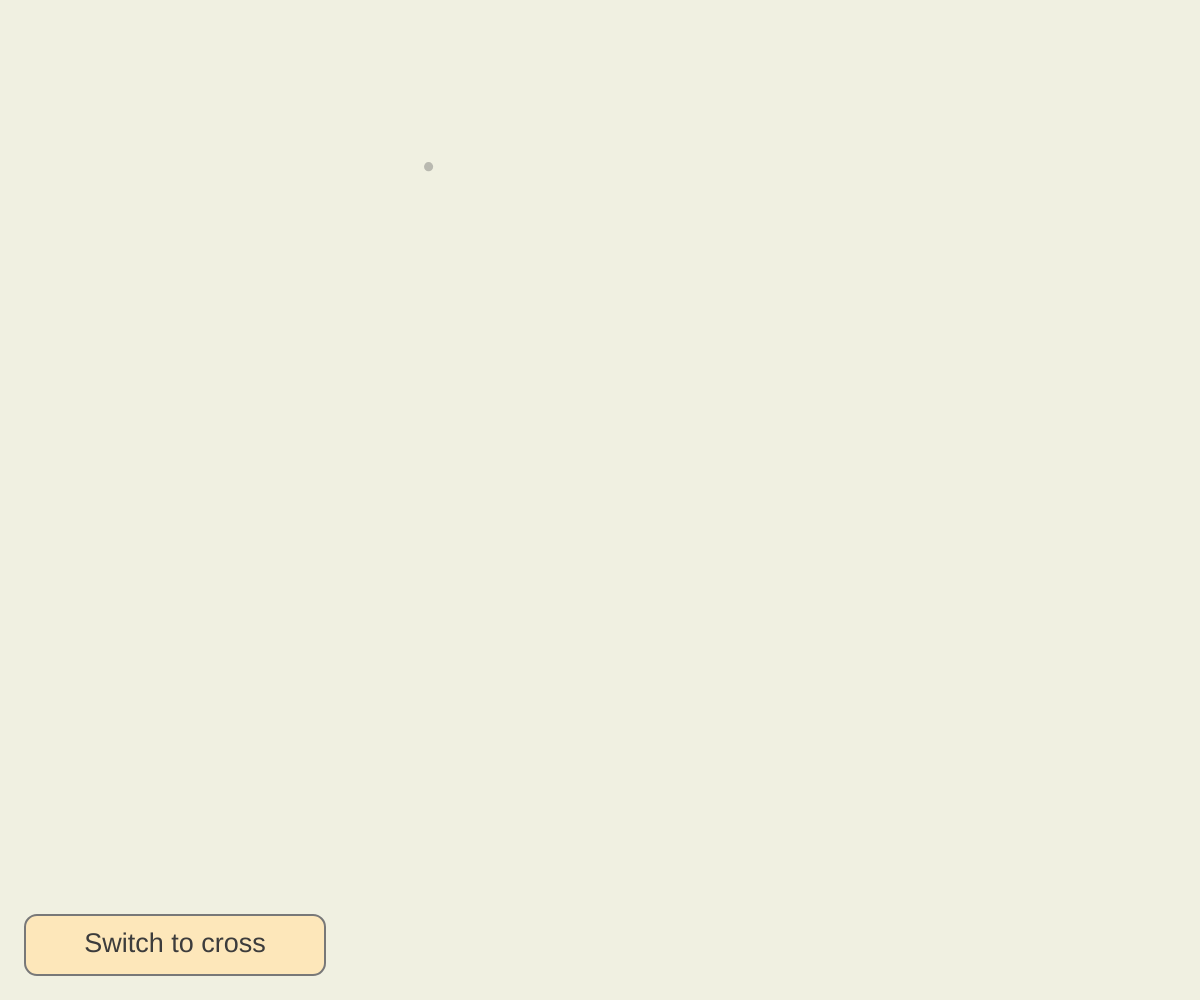
Frame 1 (no input)
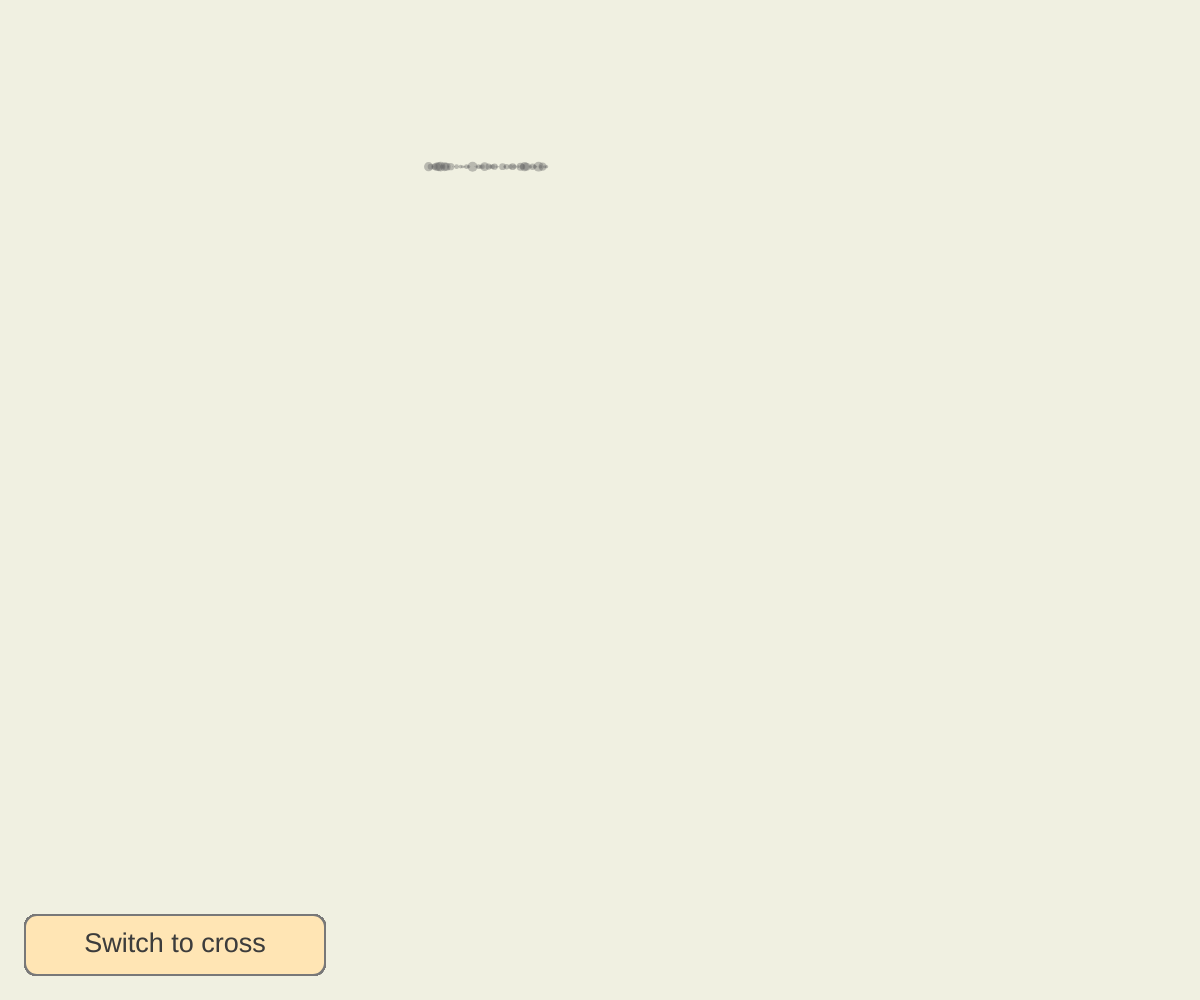
Frame 60 (no input)
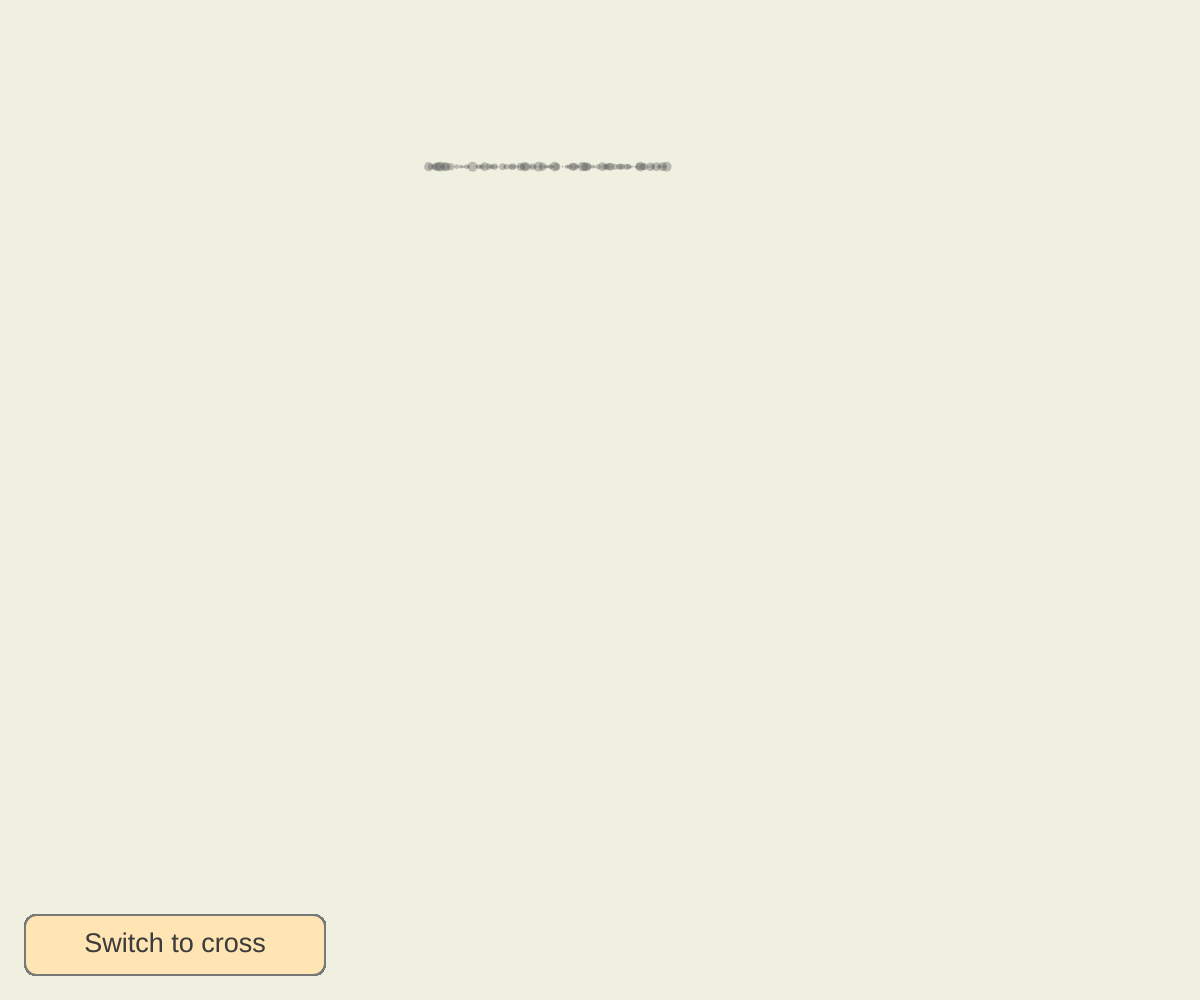
Frame 120 (the mouse pressed at the canvas centre since frame 60)

The p5.js sketch that drew these frames (run headless with seeded random() and noise() and a simulated clock; from frame 60 on, the mouse is pressed at the canvas centre):

// p5.js sketch
// ── sketch.js
let stripes = [];           // Array to store all LineStripe objects
let currentStripe = 0;      // Index of the current stripe being animated
let mode = 1;               // Drawing mode: 0 = cross pattern, 1 = parallel lines
let index = 0;              // Index to track drawing progress within a stripe

function setup() {
  let cnv = createCanvas(windowWidth, windowHeight); // Create canvas the size of the window
  angleMode(DEGREES);                                // Use degrees for angle calculations
  background(240, 240, 225);                         // Set background color

  // Define ranges for stripe placement
  let rangeX = windowWidth / 2;
  let rangeY = windowHeight / 2;
  let rangeLength = windowWidth * 0.6;

  // Define base angles depending on drawing mode
  let baseAngles;
  if (mode == 0) {
    baseAngles = [0, 90, -90]; // Cross pattern
  } else if (mode == 1) {
    baseAngles = [0];          // Horizontal lines only
  }

  // Generate 100 stripes depending on mode
  for (let i = 0; i < 100; i++) {
    stripes.push(new LineStripe(
      mode === 1 ? random(-width/2, 0) : random(-width/2, width/2),  // x position
      i * 30 - height/3,                                             // y position
      random(mode === 1 ? 200 : 100, rangeLength),                   // length
      random(4, 12),                                                 // spacing
      floor(random(mode === 1 ? 1 : 1, mode === 1 ? 5 : 3)),         // line count
      random(baseAngles),                                           // angle
      random(0.1, 1)                                                // stroke weight
    ));
  }
}

function draw() {
  translate(width / 2, height / 2); // Center the coordinate system
  
  // Animate one stripe at a time
  if (currentStripe < stripes.length) {
    stripes[currentStripe].displayStep();
    if (stripes[currentStripe].done) {
      currentStripe++;
    }
  } else {
    noLoop(); // Stop the loop when all stripes are finished
  }

  drawModeButton();  // Draw toggle button for drawing mode
}

// Draw button to switch drawing mode
function drawModeButton() {
  push();
  resetMatrix(); // Reset transform so button is drawn in screen coords
  let margin = 0.025 * min(width, height); 
  let btnW = 0.25 * width;   
  let btnH = 0.06 * height;  
  let x = margin;
  let y = height - btnH - margin;

  fill(255, 230, 180, 220);
  stroke(120);
  strokeWeight(2);
  rect(x, y, btnW, btnH, 12);

  fill(60);
  noStroke();
  textSize(btnH * 0.45);
  textAlign(CENTER, CENTER);
  text(
    mode === 1 ? "Switch to cross" : "Switch to parallel",
    x + btnW / 2,
    y + btnH / 2
  );
  pop();
}


// Handle mouse press to toggle mode/sound mode
function mousePressed() {
  let margin = 0.025 * min(width, height);
  let btnW = 0.25 * width;
  let btnH = 0.06 * height;
  let x = margin;
  let y = height - btnH - margin;

  // Check if drawing mode button clicked
  if (
    mouseX >= x && mouseX <= x + btnW &&
    mouseY >= y && mouseY <= y + btnH
  ) {
    mode = mode === 1 ? 0 : 1;
    stripes = [];
    currentStripe = 0;
    loop();
    setup();
    loop();
  }
  
}

// Resize canvas and regenerate when window size changes
function windowResized() {
  resizeCanvas(windowWidth, windowHeight); 
  background(240, 240, 225); 
  stripes = [];
  currentStripe = 0;
  setup(); 
  loop();
}

// Class representing one group of lines (stripe)
class LineStripe {
  constructor(x, y, len, spacing, count, angle, baseWeight) {   
    this.x = x;                  // Position x
    this.y = y;                  // Position y
    this.len = len;              // Total line length
    this.spacing = spacing;      // Spacing between lines
    this.count = count;          // Number of lines in this stripe
    this.angle = angle;          // Angle to rotate lines
    this.baseWeight = baseWeight; // Base stroke weight
    this.lines = [];             // Store individual line details
    this.done = false;           // Whether the stripe animation is complete
    this.currentLen = 0;         // Current animated length
    this.gray = 100;             // Base grayscale color

    // Create parameters for each individual line
    for (let i = 0; i < this.count; i++) {
      let offsetY = i * this.spacing;
      let opacity = random(2, 100);
      let weight = this.baseWeight + random(-0.1, 0.5);
      this.lines.push({ offsetY, opacity, weight });
    }
  }

  // Step-by-step display method (animation)
  displayStep() {
    push();
    translate(this.x, this.y);
    rotate(-this.angle);

    let l = this.lines[index];
    
    
   let volume = random(0.2);
    //let volume = 0.2 * sin(10* millis());
    
    let opacity = random(255);
    
    noStroke();
    fill(this.gray, 100);
    ellipse(this.currentLen + index * 10, index * 10, 50 * volume, 50 * volume);
    
    // Animate the line growing until it reaches target length
    if (this.currentLen < this.len) {
      this.currentLen += 2;
    } else {
      index += 1;
      this.currentLen = 0;
      if (index >= this.count) {
        index = 0;
        this.done = true; // Mark as done so draw() moves to next stripe
      }
    }
    pop();
  }
}
